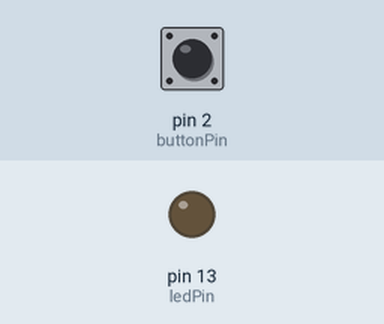
Simulated run of this sketch. Board: Arduino Uno, built with avr-gcc and run on an emulated ATmega328P. On the bench: output pins drawn as LEDs (lit = HIGH). The inputs (shaded band) are chosen by the test bench; at power-on: pin 2 (buttonPin) HIGH.

Above: at 1.2 s.
1.3 s: pin 2 (buttonPin) pulled LOW for 0.15 s
At 1.37 s:
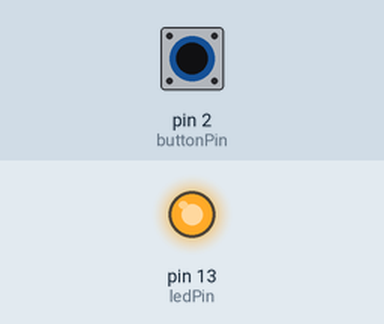
2.9 s: pin 2 (buttonPin) pulled LOW for 3.2 s
At 7.1 s:
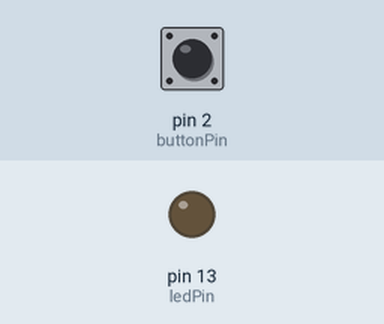
Timing chart, 0 to 8.6 s (numbered marks = the images above; inputs shaded):
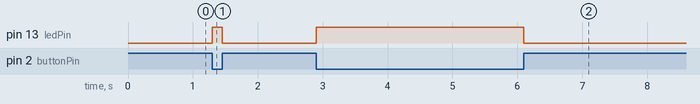

Measured:
- after the input at 1.3 s, pin 13 (ledPin): LOW → HIGH at once, → LOW 0.15 s later
- after the input at 2.9 s, pin 13 (ledPin): LOW → HIGH at once, → LOW 3.2 s later

The sketch:

Arcade_button.ino
```cpp
/*
  Arcade pushbutton

 Turns on and off a light emitting diode(LED) connected to digital
 pin 13, when pressing a pushbutton attached to pin 2.


 The circuit:
 * LED attached from pin 13 to ground
 * pushbutton attached to pin 2 and GND
 * pushbutton is set to high and when pressed it switches to low, triggering the LED to turn on
 */

// constants won't change. They're used here to
// set pin numbers:
const int buttonPin = 2;     // the number of the pushbutton pin
const int ledPin =  13;      // the number of the LED pin

// variables will change:
int buttonState = 0;         // variable for reading the pushbutton status

void setup() {
  // initialize the LED pin as an output:
  pinMode(ledPin, OUTPUT);
  // initialize the pushbutton pin as an input:
  pinMode(buttonPin, INPUT);
}

void loop(){
  // read the state of the pushbutton value:
  digitalWrite(buttonPin, HIGH);
  buttonState = digitalRead(buttonPin);

  // check if the pushbutton is pressed.
  // if it is, the buttonState is HIGH:
  if (buttonState == LOW) {
    // turn LED on:
    digitalWrite(ledPin, HIGH);
  }
  else {
    // turn LED off:
    digitalWrite(ledPin, LOW);
  }
}
```
